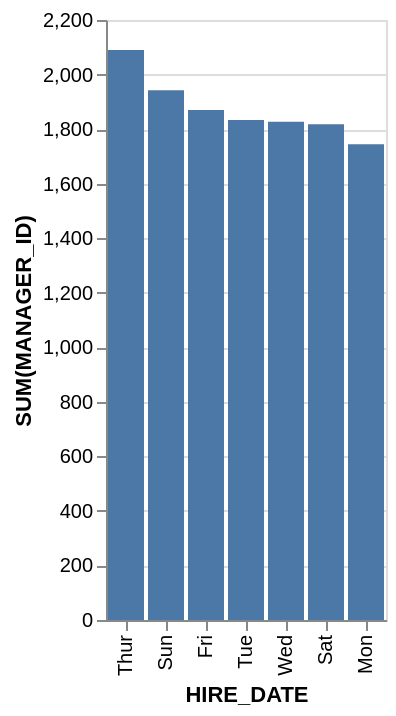

The specification (Vega-Lite) saved for this image:
### Vega-Lite specification from a JSON file in a GitHub repository (floating-point values rounded to 4 significant figures)
{"data": {"values": [{"x_data": "Mon", "y_data": 1744}, {"x_data": "Tue", "y_data": 1833}, {"x_data": "Wed", "y_data": 1827}, {"x_data": "Thur", "y_data": 2090}, {"x_data": "Fri", "y_data": 1870}, {"x_data": "Sat", "y_data": 1818}, {"x_data": "Sun", "y_data": 1942}]}, "mark": "bar", "encoding": {"x": {"field": "x_data", "type": "nominal", "title": "HIRE_DATE", "sort": {"op": "sum", "field": "y_data", "order": "descending"}}, "y": {"field": "y_data", "type": "quantitative", "title": "SUM(MANAGER_ID)"}}}
